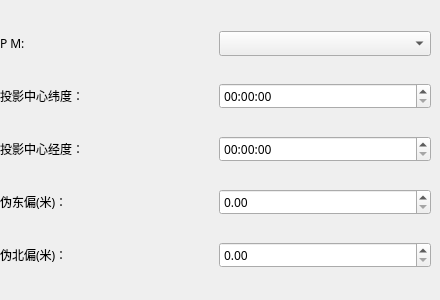
              <widget class="QWidget" name="PTTWW_Page">
               <widget class="QWidget" name="layoutWidget_2">
                <property name="geometry">
                 <rect>
                  <x>0</x>
                  <y>10</y>
                  <width>431</width>
                  <height>281</height>
                 </rect>
                </property>
                <layout class="QVBoxLayout" name="verticalLayout_15">
                 <item>
                  <layout class="QHBoxLayout" name="horizontalLayout_63" stretch="1,1">
                   <item>
                    <widget class="QLabel" name="PTTWW_PMLabel">
                     <property name="font">
                      <font>
                       <family>Source Han Sans SC Medium</family>
                       <pointsize>9</pointsize>
                       <weight>7</weight>
                       <italic>false</italic>
                       <bold>false</bold>
                      </font>
                     </property>
                     <property name="text">
                      <string>P M:</string>
                     </property>
                    </widget>
                   </item>
                   <item>
                    <widget class="QComboBox" name="PTTWW_PMBox">
                     <property name="font">
                      <font>
                       <family>Source Han Sans SC Medium</family>
                       <pointsize>9</pointsize>
                       <weight>7</weight>
                       <italic>false</italic>
                       <bold>false</bold>
                      </font>
                     </property>
                    </widget>
                   </item>
                  </layout>
                 </item>
                 <item>
                  <layout class="QHBoxLayout" name="horizontalLayout_66" stretch="1,1">
                   <item>
                    <widget class="QLabel" name="label_60">
                     <property name="font">
                      <font>
                       <family>Source Han Sans SC Medium</family>
                       <pointsize>9</pointsize>
                       <weight>7</weight>
                       <italic>false</italic>
                       <bold>false</bold>
                      </font>
                     </property>
                     <property name="text">
                      <string>投影中心纬度：</string>
                     </property>
                    </widget>
                   </item>
                   <item>
                    <widget class="QTimeEdit" name="timeEdit_13">
                     <property name="font">
                      <font>
                       <family>Source Han Sans SC Medium</family>
                       <pointsize>9</pointsize>
                       <weight>7</weight>
                       <italic>false</italic>
                       <bold>false</bold>
                      </font>
                     </property>
                     <property name="inputMethodHints">
                      <set>Qt::ImhNone</set>
                     </property>
                     <property name="displayFormat">
                      <string>HH:mm:ss</string>
                     </property>
                    </widget>
                   </item>
                  </layout>
                 </item>
                 <item>
                  <layout class="QHBoxLayout" name="horizontalLayout_67" stretch="1,1">
                   <item>
                    <widget class="QLabel" name="label_61">
                     <property name="font">
                      <font>
                       <family>Source Han Sans SC Medium</family>
                       <pointsize>9</pointsize>
                       <weight>7</weight>
                       <italic>false</italic>
                       <bold>false</bold>
                      </font>
                     </property>
                     <property name="text">
                      <string>投影中心经度：</string>
                     </property>
                    </widget>
                   </item>
                   <item>
                    <widget class="QTimeEdit" name="timeEdit_14">
                     <property name="font">
                      <font>
                       <family>Source Han Sans SC Medium</family>
                       <pointsize>9</pointsize>
                       <weight>7</weight>
                       <italic>false</italic>
                       <bold>false</bold>
                      </font>
                     </property>
                     <property name="inputMethodHints">
                      <set>Qt::ImhNone</set>
                     </property>
                     <property name="displayFormat">
                      <string>HH:mm:ss</string>
                     </property>
                    </widget>
                   </item>
                  </layout>
                 </item>
                 <item>
                  <layout class="QHBoxLayout" name="horizontalLayout_92" stretch="1,1">
                   <item>
                    <widget class="QLabel" name="label_86">
                     <property name="font">
                      <font>
                       <family>Source Han Sans SC Medium</family>
                       <pointsize>9</pointsize>
                       <weight>7</weight>
                       <italic>false</italic>
                       <bold>false</bold>
                      </font>
                     </property>
                     <property name="text">
                      <string>伪东偏(米)：</string>
                     </property>
                    </widget>
                   </item>
                   <item>
                    <widget class="QDoubleSpinBox" name="doubleSpinBox_14">
                     <property name="font">
                      <font>
                       <family>Source Han Sans SC Medium</family>
                       <pointsize>9</pointsize>
                       <weight>7</weight>
                       <italic>false</italic>
                       <bold>false</bold>
                      </font>
                     </property>
                    </widget>
                   </item>
                  </layout>
                 </item>
                 <item>
                  <layout class="QHBoxLayout" name="horizontalLayout_93" stretch="1,1">
                   <item>
                    <widget class="QLabel" name="label_87">
                     <property name="font">
                      <font>
                       <family>Source Han Sans SC Medium</family>
                       <pointsize>9</pointsize>
                       <weight>7</weight>
                       <italic>false</italic>
                       <bold>false</bold>
                      </font>
                     </property>
                     <property name="text">
                      <string>伪北偏(米)：</string>
                     </property>
                    </widget>
                   </item>
                   <item>
                    <widget class="QDoubleSpinBox" name="doubleSpinBox_21">
                     <property name="font">
                      <font>
                       <family>Source Han Sans SC Medium</family>
                       <pointsize>9</pointsize>
                       <weight>7</weight>
                       <italic>false</italic>
                       <bold>false</bold>
                      </font>
                     </property>
                    </widget>
                   </item>
                  </layout>
                 </item>
                </layout>
               </widget>
              </widget>
